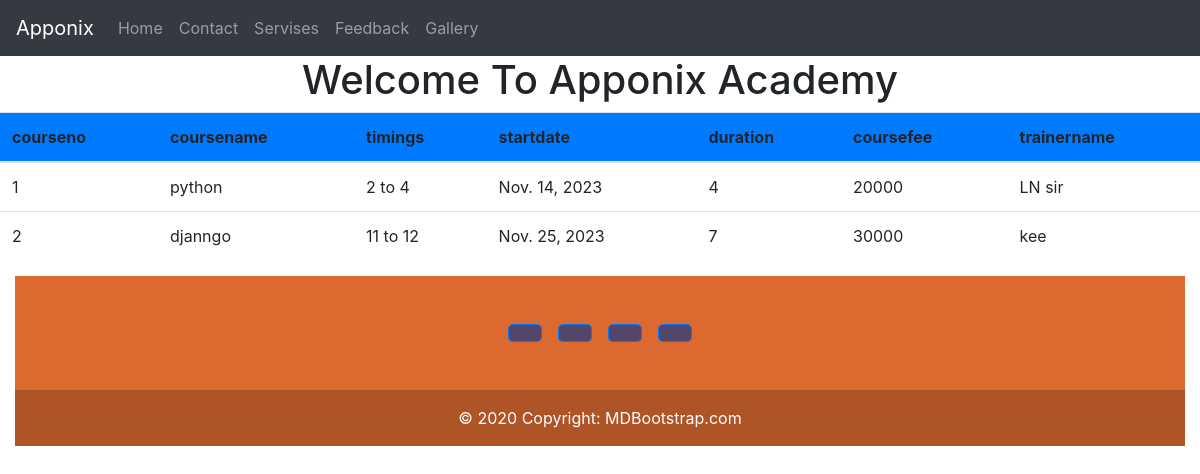
Screenshot of /servises/ with the database file from the repository.
### instituteapp/models.py (models this page shows)
class ServisesData(models.Model):
    courseno=models.IntegerField()
    coursename=models.CharField(max_length=20)
    timings=models.CharField(max_length=20)
    startdate=models.DateField(max_length=20)
    duration=models.CharField(max_length=20)
    coursefee=models.IntegerField()
    trainername=models.CharField(max_length=20)

### instituteapp/views.py (the view)
# urls.py: path('servises/',views.servises,name='servises'),
def servises(request):
    sd=ServisesData.objects.all()
    return render(request,'servises.html',{'sd':sd})

### template/servises.html (shortened to what this page needs)
<!DOCTYPE html>
{% extends 'base.html' %}
    {% block b1 %}
     <table class="table table-stripped">
        <thead>
            <tr class="bg-primary">
                <th>courseno</th>
                <th>coursename</th>
                <th>timings</th>
                <th>startdate</th>
                <th>duration</th>
                <th>coursefee</th>
                <th>trainername</th>
            </tr>
        </thead>
        <tbody>
            {% for s in sd %}
            <tr>
                <td>{{s.courseno}}</td>
                <td>{{s.coursename}}</td>
                <td>{{s.timings}}</td>
                <td>{{s.startdate}}</td>
                <td>{{s.duration}}</td>
                <td>{{s.coursefee}}</td>
                <td>{{s.trainername}}</td>
            </tr>
           {% endfor %}
        </tbody>
     </table>
     {% endblock b1 %}

### template/base.html (shortened to what this page needs)
<!DOCTYPE html>
<html lang="en">
<head>
    <link rel="stylesheet" href="https://cdn.jsdelivr.net/npm/bootstrap@4.6.2/dist/css/bootstrap.min.css">
</head>
</head>
<body>
    <nav class="navbar navbar-expand-sm bg-dark navbar-dark">
        <a class="navbar-brand" href="#">Apponix</a>
        <ul class="navbar-nav">
          <li class="nav-item">
            <a class="nav-link" href="{% url 'home' %}">Home</a>
          </li>
          <li class="nav-item">
            <a class="nav-link" href="{% url 'contact' %}">Contact</a>
          </li>
          <li class="nav-item">
            <a class="nav-link" href="{% url 'servises' %}">Servises</a>
          </li>
          <li class="nav-item">
            <a class="nav-link" href="{% url 'feedback' %}">Feedback</a>
          </li>
          <li class="nav-item">
            <a class="nav-link" href="{% url 'gallery' %}">Gallery</a>
          </li>
        </ul>
      </nav>
      <center><h1>Welcome To Apponix Academy</h1></center>
{% block b1 %}
{% endblock b1 %}
      <div class="container-fluid">
        <footer class="text-center text-lg-start" style="background-color: #db6930;">
          <div class="container d-flex justify-content-center py-5">
            <button type="button" class="btn btn-primary btn-lg btn-floating mx-2" style="background-color: #54456b;">
            </button>
            <button type="button" class="btn btn-primary btn-lg btn-floating mx-2" style="background-color: #54456b;">
            </button>
            <button type="button" class="btn btn-primary btn-lg btn-floating mx-2" style="background-color: #54456b;">
            </button>
            <button type="button" class="btn btn-primary btn-lg btn-floating mx-2" style="background-color: #54456b;">
            </button>
          </div>
          <div class="text-center text-white p-3" style="background-color: rgba(0, 0, 0, 0.2);">
            © 2020 Copyright:
            <a class="text-white" href="https://mdbootstrap.com/">MDBootstrap.com</a>
          </div>
        </footer>
      </div>
</body>
</html>

### rows the page displays
ServisesData: courseno "1", coursename "python", timings "2 to 4", startdate "Nov. 14, 2023", duration "4", coursefee "20000", trainername "LN sir"
ServisesData: courseno "2", coursename "djanngo", timings "11 to 12", startdate "Nov. 25, 2023", duration "7", coursefee "30000", trainername "kee"
